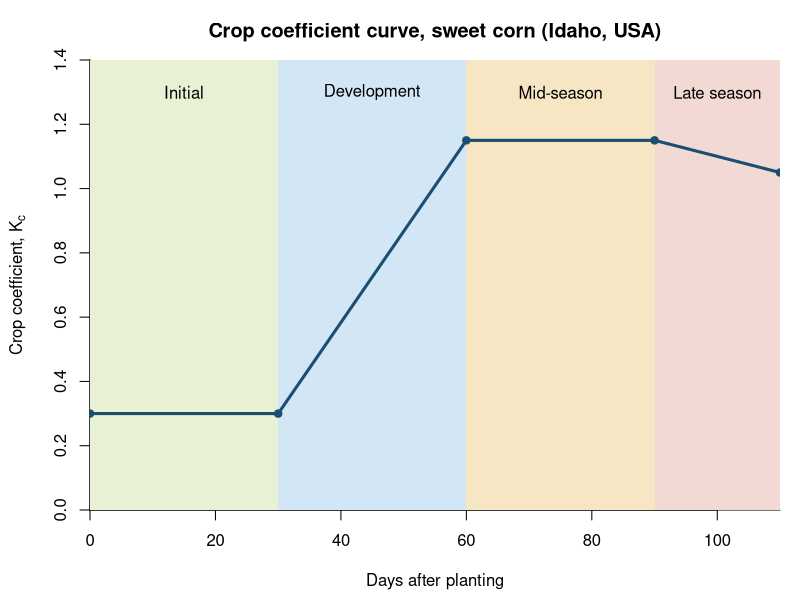

The R source for this figure:
# Chapter 5 - Crop coefficient curve for sweet corn (Idaho, USA). Data: 'Fig # - CropCoefficientCurve.xlsx'
# (duplicate rows in the spreadsheet removed). Reference: FAO Irrigation and Drainage Paper 56.
days <- c(0, 30, 60, 90, 110); kc <- c(0.30, 0.30, 1.15, 1.15, 1.05)
st <- data.frame(a = c(0, 30, 60, 90), b = c(30, 60, 90, 110),
                 name = c("Initial", "Development", "Mid-season", "Late season"),
                 col = c("#e8f1d4", "#d3e6f5", "#f7e6c4", "#f3d9d4"))
png("figure_r.png", width = 1050, height = 675, res = 150)
par(mar = c(4.5, 4.5, 3, 1), bty = "l")
plot(NA, xlim = c(0, 110), ylim = c(0, 1.4), xaxs = "i", yaxs = "i", xlab = "Days after planting",
     ylab = expression(paste("Crop coefficient, ", K[c])), main = "Crop coefficient curve, sweet corn (Idaho, USA)")
for (i in 1:4) { rect(st$a[i], 0, st$b[i], 1.4, col = st$col[i], border = NA); text((st$a[i] + st$b[i]) / 2, 1.3, st$name[i]) }
lines(days, kc, lwd = 3, col = "#1b4f72"); points(days, kc, pch = 19, col = "#1b4f72")
dev.off()
